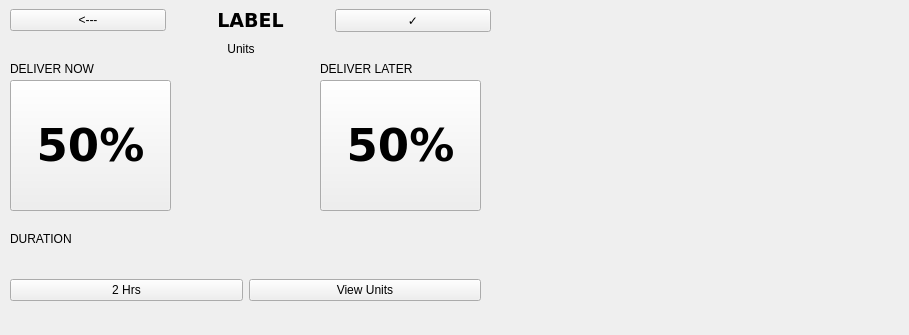
<?xml version="1.0" encoding="UTF-8"?>
<ui version="4.0">
 <class>ExtendedBolusScreen</class>
 <widget class="QWidget" name="ExtendedBolusScreen">
  <property name="geometry">
   <rect>
    <x>0</x>
    <y>0</y>
    <width>909</width>
    <height>335</height>
   </rect>
  </property>
  <property name="windowTitle">
   <string>Form</string>
  </property>
  <widget class="QWidget" name="gridLayoutWidget">
   <property name="geometry">
    <rect>
     <x>10</x>
     <y>0</y>
     <width>481</width>
     <height>41</height>
    </rect>
   </property>
   <layout class="QGridLayout" name="gridLayout">
    <item row="0" column="0">
     <widget class="QPushButton" name="backButton">
      <property name="text">
       <string>&lt;---</string>
      </property>
     </widget>
    </item>
    <item row="0" column="1">
     <widget class="QLabel" name="labelTotalUnits">
      <property name="font">
       <font>
        <family>DejaVu Sans</family>
        <pointsize>14</pointsize>
        <weight>75</weight>
        <bold>true</bold>
       </font>
      </property>
      <property name="text">
       <string>LABEL</string>
      </property>
      <property name="alignment">
       <set>Qt::AlignCenter</set>
      </property>
     </widget>
    </item>
    <item row="0" column="2">
     <widget class="QPushButton" name="confirmButton">
      <property name="text">
       <string>✓</string>
      </property>
     </widget>
    </item>
   </layout>
  </widget>
  <widget class="QLabel" name="label_2">
   <property name="geometry">
    <rect>
     <x>210</x>
     <y>40</y>
     <width>62</width>
     <height>17</height>
    </rect>
   </property>
   <property name="text">
    <string>Units</string>
   </property>
   <property name="alignment">
    <set>Qt::AlignCenter</set>
   </property>
  </widget>
  <widget class="QPushButton" name="deliverNowButton">
   <property name="geometry">
    <rect>
     <x>10</x>
     <y>80</y>
     <width>161</width>
     <height>131</height>
    </rect>
   </property>
   <property name="font">
    <font>
     <family>DejaVu Sans</family>
     <pointsize>34</pointsize>
     <weight>75</weight>
     <bold>true</bold>
    </font>
   </property>
   <property name="text">
    <string>50%</string>
   </property>
  </widget>
  <widget class="QPushButton" name="deliverLaterButton">
   <property name="geometry">
    <rect>
     <x>320</x>
     <y>80</y>
     <width>161</width>
     <height>131</height>
    </rect>
   </property>
   <property name="font">
    <font>
     <family>DejaVu Sans</family>
     <pointsize>34</pointsize>
     <weight>75</weight>
     <bold>true</bold>
    </font>
   </property>
   <property name="text">
    <string>50%</string>
   </property>
  </widget>
  <widget class="QLabel" name="label_3">
   <property name="geometry">
    <rect>
     <x>10</x>
     <y>60</y>
     <width>121</width>
     <height>17</height>
    </rect>
   </property>
   <property name="text">
    <string>DELIVER NOW</string>
   </property>
  </widget>
  <widget class="QLabel" name="label_4">
   <property name="geometry">
    <rect>
     <x>320</x>
     <y>60</y>
     <width>121</width>
     <height>17</height>
    </rect>
   </property>
   <property name="text">
    <string>DELIVER LATER</string>
   </property>
  </widget>
  <widget class="QLabel" name="label_5">
   <property name="geometry">
    <rect>
     <x>10</x>
     <y>230</y>
     <width>121</width>
     <height>17</height>
    </rect>
   </property>
   <property name="text">
    <string>DURATION</string>
   </property>
  </widget>
  <widget class="QWidget" name="gridLayoutWidget_2">
   <property name="geometry">
    <rect>
     <x>10</x>
     <y>250</y>
     <width>471</width>
     <height>80</height>
    </rect>
   </property>
   <layout class="QGridLayout" name="gridLayout_2">
    <item row="0" column="0">
     <widget class="QPushButton" name="durationButton">
      <property name="text">
       <string>2 Hrs</string>
      </property>
     </widget>
    </item>
    <item row="0" column="1">
     <widget class="QPushButton" name="buttonViewUnits">
      <property name="text">
       <string>View Units</string>
      </property>
     </widget>
    </item>
   </layout>
  </widget>
 </widget>
 <resources/>
 <connections/>
</ui>
